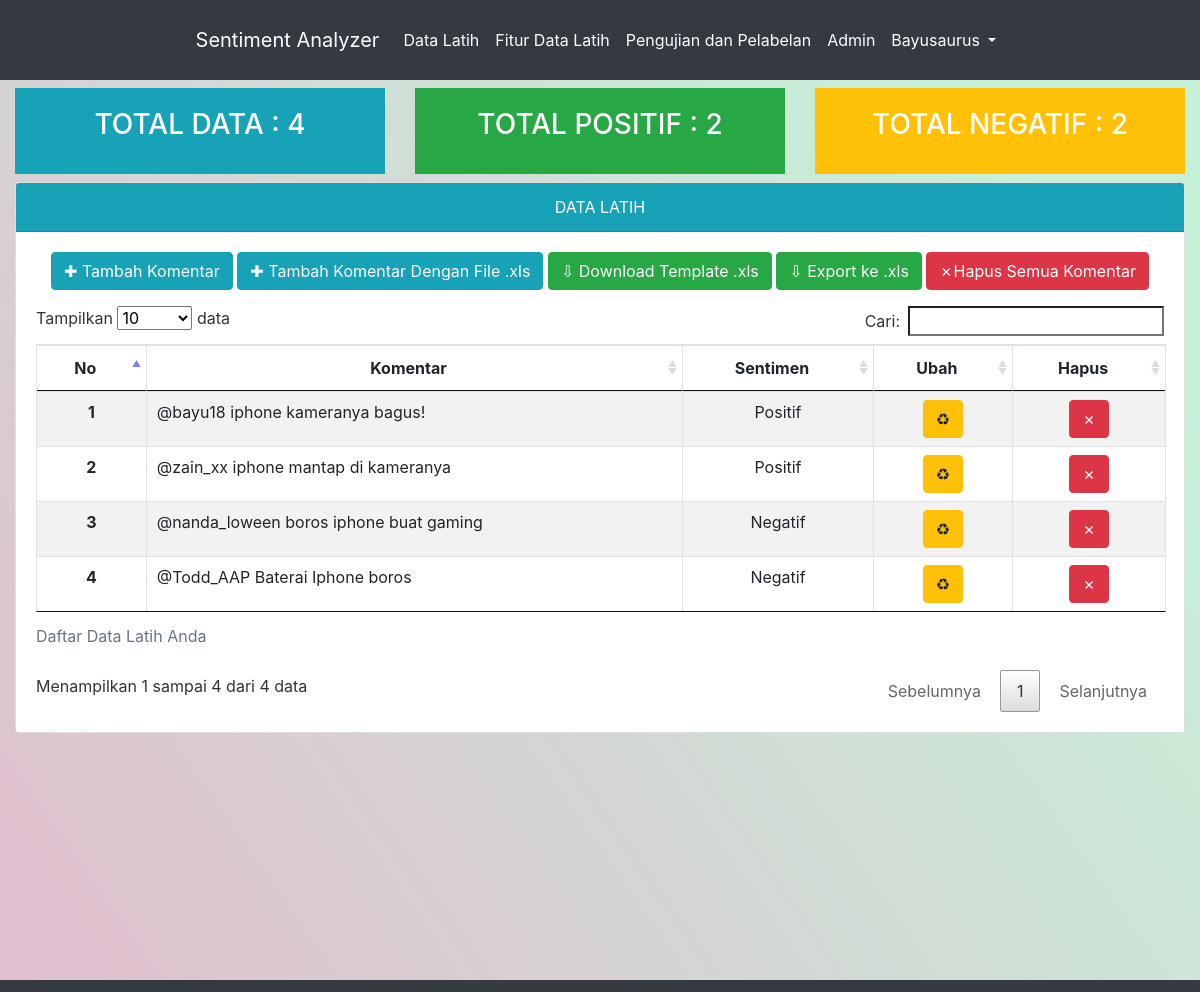
Page /sentimen_analisis/data_latih.php (signed in) on the committed database.
### tables this page shows
CREATE TABLE `komentar_latih` (
  `id_komentar` int(11) NOT NULL,
  `komentar` varchar(280) NOT NULL,
  `sentimen` tinyint(1) NOT NULL,
  `id_admin` int(11) NOT NULL
);

### sentimen_analisis/data_latih.php (the view, shortened to what this page needs)
<!doctype html>
<html lang="en">
<head>
  <link rel="stylesheet" href="../vendor/bootstrap/css/bootstrap.min.css">
  <link rel="stylesheet" href="../vendor/bootstrap/css/stylex.css">
  <link rel="stylesheet" href="../vendor/bootstrap/datatables/css/dataTables.bootstrap.css">
  <link rel="stylesheet" href="../vendor/bootstrap/datatables/css/jquery.dataTables.css">
</head>
<body class="bg-gradasi">
  <?php include 'navbar.php'; ?>
  <div class="container-fluid mt-2">
  <?php
  include '../config/koneksi.php';
  $query=mysqli_query($koneksi, "SELECT id_komentar FROM komentar_latih WHERE sentimen=1;");
  $pos=mysqli_num_rows($query);
  $query=mysqli_query($koneksi, "SELECT id_komentar FROM komentar_latih WHERE sentimen=0;");
  $neg=mysqli_num_rows($query);
  $query=mysqli_query($koneksi, "SELECT * FROM komentar_latih;");
  $tot=mysqli_num_rows($query);
  ?>
  <div class="row">
    <div class="col-md-4">
        <div class="card-body bg-info">
            <h3 class="card-title text-center text-white">TOTAL DATA : <?= $tot; ?></h3>
        </div>
    </div>
    <div class="col-md-4">
        <div class="card-body bg-success">
            <h3 class="card-title text-center text-white">TOTAL POSITIF : <?= $pos; ?></h3>
        </div>
    </div>
    <div class="col-md-4 mb-2">
        <div class="card-body bg-warning">
            <h3 class="card-title text-center text-white">TOTAL NEGATIF : <?= $neg; ?></h3>
        </div>
    </div>
  </div>
    <div class="card mb-5">
      <div class="card-header text-center bg-info text-white">
        DATA LATIH
      </div>
      <div class="card-body">
        <center>
        <button type="button" class="btn btn-info mb-3" data-toggle="modal" data-target="#modalTambahKomentar">&#10010; Tambah Komentar</button>
        <button type="button" class="btn btn-info mb-3" data-toggle="modal" data-target="#modalTambahXLS">&#10010; Tambah Komentar Dengan File .xls</button>
        <a href="../uploads/template_data_latih.xls" download="Template Data Latih">
          <button class="btn btn-success mb-3">&#8681; Download Template .xls</button>
        </a>
        <?php if (mysqli_num_rows($query)>0) {  ?>
        <button class="btn btn-success mb-3" id="exportxls" data-toggle="tooltip" data-placement="top" title="Tampilkan semua komentar terlebih dahulu untuk mengexport semua komentar">&#8681; Export ke .xls</button>
        <button type="button" class="btn btn-danger mb-3" data-toggle="modal" data-target="#modalHapusSemua">&#10007;Hapus Semua Komentar</button>
        <?php } ?>
        </center>
        <?php if (mysqli_num_rows($query)>0) {  ?>
        <table class="table table-striped table-bordered data" id="tabel">
        <caption>Daftar Data Latih Anda</caption>
        <thead>
          <tr>
            <th scope="col" class="text-center">No</th>
            <th scope="col" class="text-center">Komentar</th>
            <th scope="col" class="text-center">Sentimen</th>
            <th scope="col" class="text-center noExport">Ubah</th>
            <th scope="col" class="text-center noExport">Hapus</th>
          </tr>
        </thead>
        <tbody>
          <?php
          $no=1;
          while ($data = mysqli_fetch_array($query)) { ?>
            <?php
              if ($data['sentimen']==1) {
                $sentimen='Positif';
              }elseif ($data['sentimen']==0) {
                $sentimen='Negatif';
              }
            ?>
          <tr>
            <th scope="row" class="text-center"><?= $no; ?></th>
            <td><?= $data['komentar']; ?></td>
            <td class="text-center"><?= $sentimen; ?></td>
            <td class="text-center noExport">
              <a id="edit_komentar" data-toggle="modal" data-target="#modalEditKomentar" data-id="<?= $data['id_komentar']; ?>" data-komentar="<?= $data['komentar']; ?>" data-sentimen="<?= $data['sentimen']; ?>">
                <button class="btn btn-warning">&#9851;</button>
              </a>
            </td>
            <td class="text-center noExport">
              <a id="hapus_komentar" data-toggle="modal" data-target="#modalHapusKomentar" data-id="<?= $data['id_komentar']; ?>">
                <button class="btn btn-danger">&#10007;</button>
              </a>
            </td>
          </tr>
          <?php
            $no++;
          }
          ?>
        </tbody>
      </table>
       <?php }else{ ?>
      <div class="alert alert-danger alert-dismissible fade show mb-0 text-center " style="padding-top: 15px;">
        <strong>Anda belum mempunyai komentar sebagai data latih, tambahkan data latih terlebih dahulu.</strong>
      </div>
      <?php
        }
      ?>
      </div>
    </div>
  </div>
  <footer class="footer">
    <div class="container-fluid bg-dark text-center mt-5" id="foot">
    </div>
  </footer>
</body>
</html>

### sentimen_analisis/navbar.php (shortened to what this page needs)
<nav class="navbar navbar-expand-sm navbar-dark bg-dark" data-toggle="affix" style="padding-top: 20px; padding-bottom: 20px;">
    <div class="mx-auto d-sm-flex d-block flex-sm-nowrap">
        <a class="navbar-brand" href="index.php">Sentiment Analyzer</a>
        <div class="collapse navbar-collapse " id="navbarsExample11">
            <ul class="navbar-nav">
                <li class="nav-item active">
                    <a class="nav-link" href="data_latih.php">Data Latih</a>
                </li>
                <li class="nav-item active">
                    <a class="nav-link" href="fitur.php">Fitur Data Latih</a>
                </li>
                <li class="nav-item active">
                    <a class="nav-link" href="klasifikasi.php">Pengujian dan Pelabelan</a>
                </li>
                <li class="nav-item active">
                    <a class="nav-link" href="admin.php">Admin</a>
                </li>
                <li class="nav-item dropdown active">
                  <a class="nav-link dropdown-toggle" href="#" id="navbarDropdown" role="button" data-toggle="dropdown" aria-haspopup="true" aria-expanded="false">
                    <?= $_SESSION['nama']; ?>
                </a>
            </li>
        </ul>
    </div>
</div>
</nav>

### sentimen_analisis/data_latih.php (style rules this page uses)
.bg-gradasi { background: rgb(224,192,207); background: linear-gradient(55deg, rgba(224,192,207,1) 2%, rgba(198,241,217,1) 85%); }

### rows in the picture
komentar_latih: komentar "@bayu18 iphone kameranya bagus!", sentimen "Positif"
komentar_latih: komentar "@zain_xx iphone mantap di kameranya", sentimen "Positif"
komentar_latih: komentar "@nanda_loween boros iphone buat gaming", sentimen "Negatif"
komentar_latih: komentar "@Todd_AAP Baterai Iphone boros", sentimen "Negatif"

### other values in the picture
$_SESSION['nama'] "Bayusaurus"
$tot "4"
$pos "2"
$neg "2"
